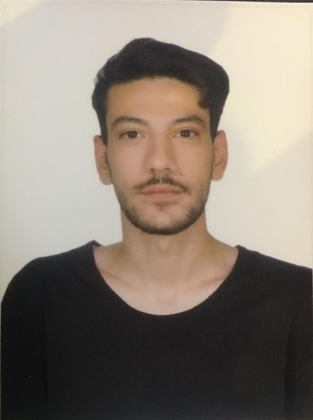
%> input picture Soru 3/matlab fotograf cıktıları/bsg.png, 313 x 420 px, shrunk from 764 x 1024 before the run
$ octave prewitt.m   (GNU Octave 9; MATLAB toolbox functions it lacks are replaced by stand-ins)
%> lines starting %> are read from the running program, lines starting %| are printed output that depends on the picture
clear all;
clc;
close all;

imge = imread('C:\Users\Batikan\Desktop\islemeer\bsg.png');
%> imge is the input picture: size 420x313x3 uint8; mean R, G, B 138.6, 128.8, 117.9
y = rgb2gray(imge);
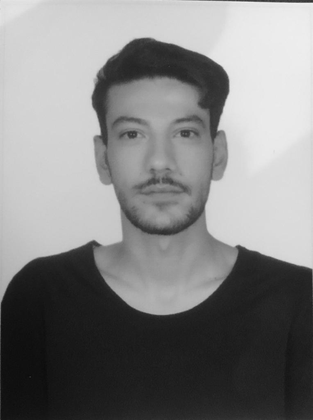
%> y: size 420x313 uint8; min 12, max 245, mean 130.5
z=edge(y,'prewitt');
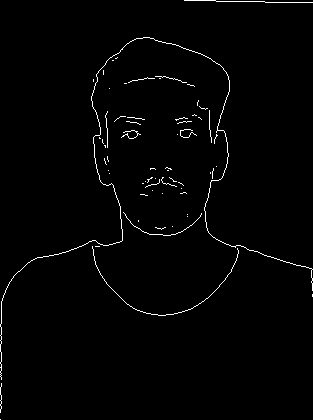
%> z: size 420x313 logical; 1.4% white in thin lines or dots
imshow(z);
function [ ] = Prewitt(adres)
r=imread(adres);
g=rgb2gray(r);
t=double(g);
[x,y]=size(t);
for i=2:x-1
for j=2:y-1
k1=t(i-1,j+1)+t(i,j+1)+t(i+1,j+1)...
-(t(i-1,j-1)+t(i,j-1)+t(i+1,j-1));
k2=t(i+1,j-1)+t(i+1,j)+t(i+1,j+1)...
-(t(i-1,j-1)+t(i-1,j)+t(i-1,j+1));
g(i,j)=sqrt(k1^2+k2^2);
end
end
imshow(g);
end

$ run again, with Soru 3/matlab fotograf cıktıları/aynalama.PNG copied over Soru 3/matlab fotograf cıktıları/bsg.png
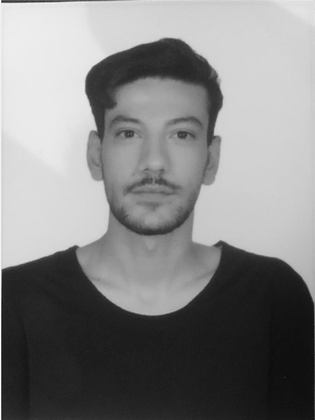
%> input picture Soru 3/matlab fotograf cıktıları/aynalama.PNG, 315 x 420 px, shrunk from 512 x 683 before the run
%> imge is the input picture: size 420x315x3 uint8; min 12, max 253, mean 131.1
%> `z=edge(y,'prewitt');`:
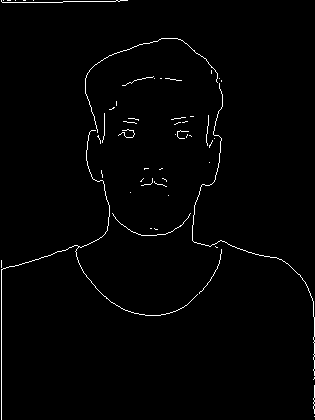
%> z: size 420x315 logical; 1.3% white in thin lines or dots
